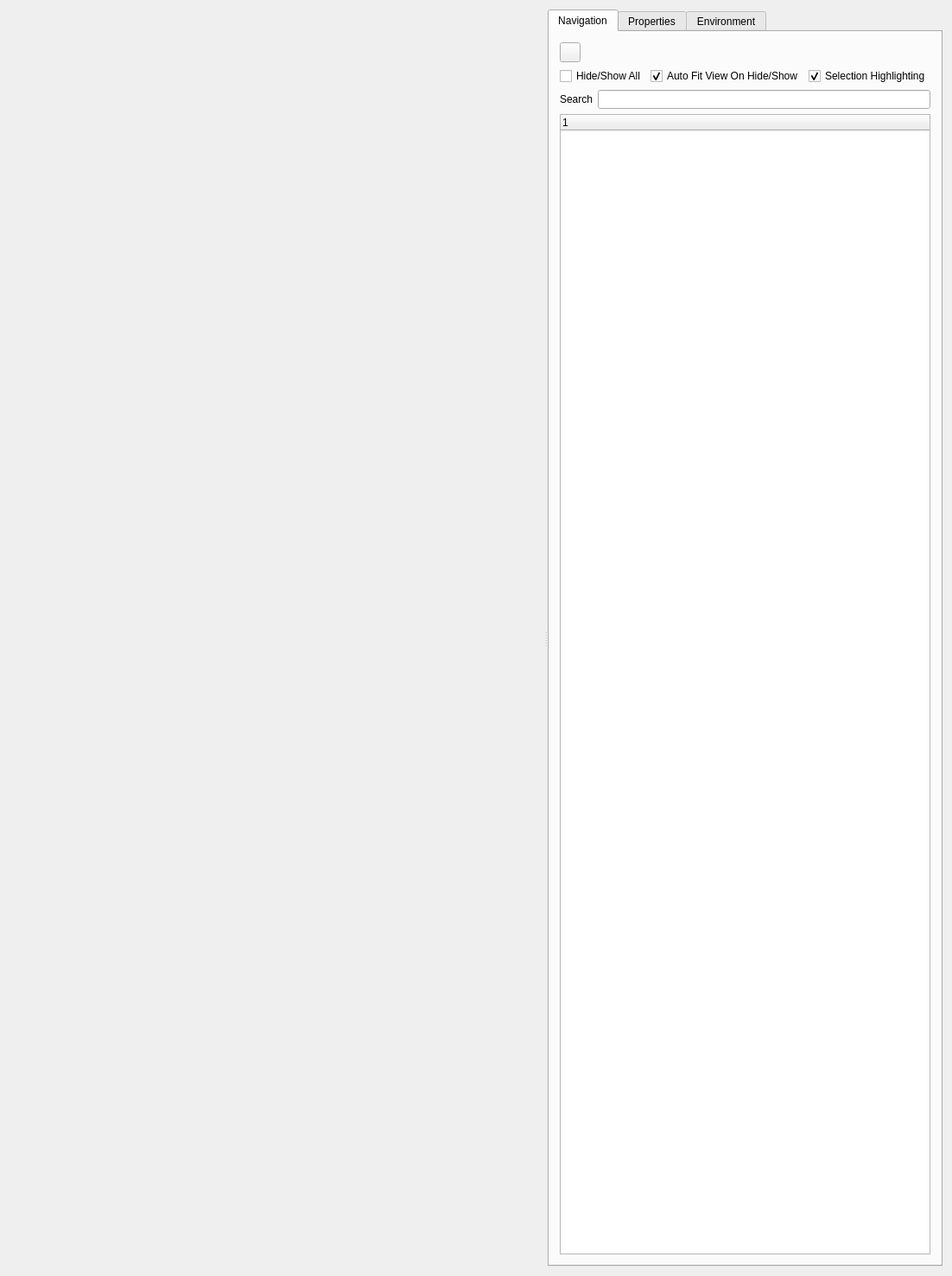
<?xml version="1.0" encoding="UTF-8"?>
<ui version="4.0">
 <author>N. Sharjith</author>
 <class>ModelViewer</class>
 <widget class="QWidget" name="ModelViewer">
  <property name="geometry">
   <rect>
    <x>0</x>
    <y>0</y>
    <width>1102</width>
    <height>1477</height>
   </rect>
  </property>
  <property name="sizePolicy">
   <sizepolicy hsizetype="Expanding" vsizetype="Expanding">
    <horstretch>0</horstretch>
    <verstretch>0</verstretch>
   </sizepolicy>
  </property>
  <property name="acceptDrops">
   <bool>true</bool>
  </property>
  <property name="windowTitle">
   <string>Session 1</string>
  </property>
  <property name="windowIcon">
   <iconset resource="../ModelViewer.qrc">
    <normaloff>:/icons/res/logo.png</normaloff>:/icons/res/logo.png</iconset>
  </property>
  <layout class="QGridLayout" name="gridLayout_14">
   <item row="0" column="0">
    <widget class="QSplitter" name="splitter">
     <property name="sizePolicy">
      <sizepolicy hsizetype="Preferred" vsizetype="Preferred">
       <horstretch>0</horstretch>
       <verstretch>0</verstretch>
      </sizepolicy>
     </property>
     <property name="frameShape">
      <enum>QFrame::Shape::NoFrame</enum>
     </property>
     <property name="orientation">
      <enum>Qt::Orientation::Horizontal</enum>
     </property>
     <widget class="QFrame" name="viewerframe">
      <property name="sizePolicy">
       <sizepolicy hsizetype="Preferred" vsizetype="Preferred">
        <horstretch>100</horstretch>
        <verstretch>0</verstretch>
       </sizepolicy>
      </property>
      <layout class="QGridLayout" name="gridLayout">
       <property name="leftMargin">
        <number>0</number>
       </property>
       <property name="topMargin">
        <number>0</number>
       </property>
       <property name="rightMargin">
        <number>0</number>
       </property>
       <property name="bottomMargin">
        <number>0</number>
       </property>
       <property name="spacing">
        <number>0</number>
       </property>
       <item row="0" column="0">
        <widget class="QFrame" name="glFrame">
         <property name="sizePolicy">
          <sizepolicy hsizetype="Preferred" vsizetype="Preferred">
           <horstretch>0</horstretch>
           <verstretch>0</verstretch>
          </sizepolicy>
         </property>
        </widget>
       </item>
      </layout>
     </widget>
     <widget class="QTabWidget" name="controlstabWidget">
      <property name="minimumSize">
       <size>
        <width>450</width>
        <height>0</height>
       </size>
      </property>
      <property name="currentIndex">
       <number>0</number>
      </property>
      <property name="iconSize">
       <size>
        <width>32</width>
        <height>32</height>
       </size>
      </property>
      <widget class="QWidget" name="controlstabWidgetPage1">
       <attribute name="icon">
        <iconset resource="../ModelViewer.qrc">
         <normaloff>:/icons/res/navigation.png</normaloff>:/icons/res/navigation.png</iconset>
       </attribute>
       <attribute name="title">
        <string>Navigation</string>
       </attribute>
       <layout class="QGridLayout" name="gridLayout_3">
        <property name="leftMargin">
         <number>0</number>
        </property>
        <property name="topMargin">
         <number>0</number>
        </property>
        <property name="rightMargin">
         <number>0</number>
        </property>
        <property name="bottomMargin">
         <number>0</number>
        </property>
        <item row="0" column="0">
         <widget class="QFrame" name="navigationFrame">
          <property name="sizePolicy">
           <sizepolicy hsizetype="Preferred" vsizetype="Preferred">
            <horstretch>0</horstretch>
            <verstretch>0</verstretch>
           </sizepolicy>
          </property>
          <layout class="QGridLayout" name="gridLayout_15">
           <item row="0" column="0">
            <widget class="QWidget" name="modelNavigationWidget" native="true">
             <layout class="QVBoxLayout" name="verticalLayout">
              <property name="spacing">
               <number>6</number>
              </property>
              <property name="leftMargin">
               <number>1</number>
              </property>
              <property name="topMargin">
               <number>1</number>
              </property>
              <property name="rightMargin">
               <number>1</number>
              </property>
              <property name="bottomMargin">
               <number>1</number>
              </property>
              <item>
               <layout class="QHBoxLayout" name="horizontalLayout_14">
                <item>
                 <widget class="QToolButton" name="toolButtonDetach">
                  <property name="toolTip">
                   <string> Detach from panel</string>
                  </property>
                  <property name="text">
                   <string/>
                  </property>
                  <property name="icon">
                   <iconset resource="../ModelViewer.qrc">
                    <normaloff>:/icons/res/detach.png</normaloff>:/icons/res/detach.png</iconset>
                  </property>
                 </widget>
                </item>
                <item>
                 <spacer name="horizontalSpacer_13">
                  <property name="orientation">
                   <enum>Qt::Orientation::Horizontal</enum>
                  </property>
                  <property name="sizeHint" stdset="0">
                   <size>
                    <width>40</width>
                    <height>20</height>
                   </size>
                  </property>
                 </spacer>
                </item>
               </layout>
              </item>
              <item>
               <layout class="QHBoxLayout" name="horizontalLayout_27">
                <item>
                 <widget class="QCheckBox" name="checkBoxSelectAll">
                  <property name="toolTip">
                   <string>Hide/Show All</string>
                  </property>
                  <property name="text">
                   <string>Hide/Show All</string>
                  </property>
                  <property name="tristate">
                   <bool>true</bool>
                  </property>
                 </widget>
                </item>
                <item>
                 <widget class="QCheckBox" name="checkBoxAutoFitView">
                  <property name="toolTip">
                   <string>Auto Fit View On Hide/Show</string>
                  </property>
                  <property name="text">
                   <string>Auto Fit View On Hide/Show</string>
                  </property>
                  <property name="checked">
                   <bool>true</bool>
                  </property>
                 </widget>
                </item>
                <item>
                 <widget class="QCheckBox" name="checkBoxSelectionHighlight">
                  <property name="toolTip">
                   <string>Selection Highlighting in Viewer</string>
                  </property>
                  <property name="text">
                   <string>Selection Highlighting</string>
                  </property>
                  <property name="checked">
                   <bool>true</bool>
                  </property>
                 </widget>
                </item>
               </layout>
              </item>
              <item>
               <layout class="QHBoxLayout" name="horizontalLayout_28">
                <item>
                 <widget class="QLabel" name="label_23">
                  <property name="text">
                   <string>Search</string>
                  </property>
                 </widget>
                </item>
                <item>
                 <widget class="QLineEdit" name="searchBox">
                  <property name="clearButtonEnabled">
                   <bool>true</bool>
                  </property>
                  <property name="toolTip">
                   <string>Filter the scene tree by name</string>
                  </property>
                 </widget>
                </item>
               </layout>
              </item>
              <item>
               <widget class="SceneTreeWidget" name="treeWidgetModel">
                <property name="styleSheet">
                 <string notr="true"/>
                </property>
                <property name="selectionMode">
                 <enum>QAbstractItemView::SelectionMode::ExtendedSelection</enum>
                </property>
                <column>
                 <property name="text">
                  <string notr="true">1</string>
                 </property>
                </column>
               </widget>
              </item>
             </layout>
            </widget>
           </item>
          </layout>
         </widget>
        </item>
       </layout>
      </widget>
      <widget class="QWidget" name="controlstabWidgetPage2">
       <attribute name="icon">
        <iconset resource="../ModelViewer.qrc">
         <normaloff>:/icons/res/properties.png</normaloff>:/icons/res/properties.png</iconset>
       </attribute>
       <attribute name="title">
        <string>Properties</string>
       </attribute>
       <layout class="QGridLayout" name="gridLayout_2">
        <item row="0" column="0">
         <layout class="QVBoxLayout" name="verticalLayout_5">
          <item>
           <widget class="QTabWidget" name="tabWidgetVizAttribs">
            <property name="tabPosition">
             <enum>QTabWidget::TabPosition::North</enum>
            </property>
            <property name="tabShape">
             <enum>QTabWidget::TabShape::Rounded</enum>
            </property>
            <property name="currentIndex">
             <number>1</number>
            </property>
            <property name="iconSize">
             <size>
              <width>32</width>
              <height>32</height>
             </size>
            </property>
            <property name="documentMode">
             <bool>false</bool>
            </property>
            <property name="movable">
             <bool>true</bool>
            </property>
            <widget class="QWidget" name="materialProcessorPage">
             <attribute name="icon">
              <iconset resource="../ModelViewer.qrc">
               <normaloff>:/icons/res/material.png</normaloff>:/icons/res/material.png</iconset>
             </attribute>
             <attribute name="title">
              <string>Materials</string>
             </attribute>
             <layout class="QGridLayout" name="gridLayout_23">
              <property name="leftMargin">
               <number>0</number>
              </property>
              <property name="topMargin">
               <number>0</number>
              </property>
              <property name="rightMargin">
               <number>0</number>
              </property>
              <property name="bottomMargin">
               <number>0</number>
              </property>
              <item row="0" column="0">
               <widget class="QScrollArea" name="scrollAreaMaterial">
                <property name="widgetResizable">
                 <bool>true</bool>
                </property>
                <widget class="MaterialPropertiesPanel" name="predefinedMaterialsPanel">
                 <property name="geometry">
                  <rect>
                   <x>0</x>
                   <y>0</y>
                   <width>98</width>
                   <height>28</height>
                  </rect>
                 </property>
                </widget>
               </widget>
              </item>
             </layout>
            </widget>
            <widget class="QWidget" name="transformationsPage">
             <attribute name="icon">
              <iconset resource="../ModelViewer.qrc">
               <normaloff>:/icons/res/transformations.png</normaloff>:/icons/res/transformations.png</iconset>
             </attribute>
             <attribute name="title">
              <string>Transformations</string>
             </attribute>
             <layout class="QGridLayout" name="gridLayout_11">
              <property name="leftMargin">
               <number>0</number>
              </property>
              <property name="topMargin">
               <number>0</number>
              </property>
              <property name="rightMargin">
               <number>0</number>
              </property>
              <property name="bottomMargin">
               <number>0</number>
              </property>
              <item row="0" column="0">
               <widget class="QScrollArea" name="scrollAreaTransform">
                <property name="widgetResizable">
                 <bool>true</bool>
                </property>
                <widget class="ObjectTransformPanel" name="objectTransformPanel">
                 <property name="geometry">
                  <rect>
                   <x>0</x>
                   <y>0</y>
                   <width>454</width>
                   <height>1347</height>
                  </rect>
                 </property>
                </widget>
               </widget>
              </item>
             </layout>
            </widget>
           </widget>
          </item>
         </layout>
        </item>
       </layout>
      </widget>
      <widget class="QWidget" name="controlstabWidgetPage3">
       <attribute name="icon">
        <iconset resource="../ModelViewer.qrc">
         <normaloff>:/icons/res/environment.png</normaloff>:/icons/res/environment.png</iconset>
       </attribute>
       <attribute name="title">
        <string>Environment</string>
       </attribute>
       <layout class="QGridLayout" name="gridLayout_4">
        <item row="0" column="0">
         <widget class="QScrollArea" name="scrollAreaEnv">
          <property name="widgetResizable">
           <bool>true</bool>
          </property>
          <widget class="VisualizationEnvironmentPanel" name="visualizationEnvironmentPanel">
           <property name="geometry">
            <rect>
             <x>0</x>
             <y>0</y>
             <width>462</width>
             <height>1394</height>
            </rect>
           </property>
          </widget>
         </widget>
        </item>
       </layout>
      </widget>
     </widget>
    </widget>
   </item>
  </layout>
 </widget>
 <layoutdefault spacing="6" margin="11"/>
 <customwidgets>
  <customwidget>
   <class>SceneTreeWidget</class>
   <extends>QTreeWidget</extends>
   <header>SceneTreeWidget.h</header>
  </customwidget>
  <customwidget>
   <class>MaterialPropertiesPanel</class>
   <extends>QWidget</extends>
   <header>MaterialPropertiesPanel.h</header>
   <container>1</container>
  </customwidget>
  <customwidget>
   <class>ObjectTransformPanel</class>
   <extends>QWidget</extends>
   <header>ObjectTransformPanel.h</header>
   <container>1</container>
  </customwidget>
  <customwidget>
   <class>VisualizationEnvironmentPanel</class>
   <extends>QWidget</extends>
   <header>VisualizationEnvironmentPanel.h</header>
   <container>1</container>
  </customwidget>
 </customwidgets>
 <tabstops>
  <tabstop>checkBoxSelectAll</tabstop>
  <tabstop>treeWidgetModel</tabstop>
 </tabstops>
 <resources>
  <include location="../ModelViewer.qrc"/>
 </resources>
 <connections/>
 <slots>
  <slot>slotResetRotations()</slot>
 </slots>
</ui>
